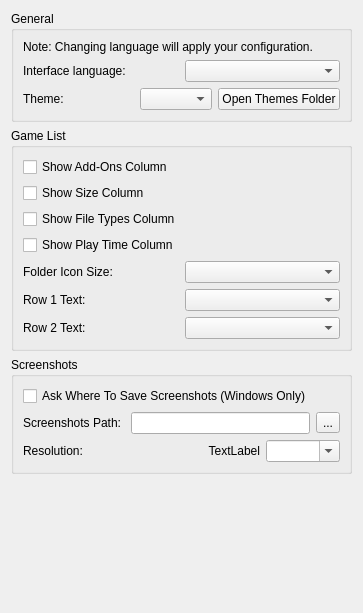
<?xml version="1.0" encoding="UTF-8"?>
<ui version="4.0">
 <class>ConfigureUi</class>
 <widget class="QWidget" name="ConfigureUi">
  <property name="geometry">
   <rect>
    <x>0</x>
    <y>0</y>
    <width>363</width>
    <height>613</height>
   </rect>
  </property>
  <property name="windowTitle">
   <string>Form</string>
  </property>
  <property name="accessibleName">
   <string>UI</string>
  </property>
  <layout class="QVBoxLayout" name="verticalLayout">
   <item>
    <widget class="QGroupBox" name="general_groupBox">
     <property name="title">
      <string>General</string>
     </property>
     <layout class="QHBoxLayout" name="horizontalLayout">
      <item>
       <layout class="QVBoxLayout" name="verticalLayout_2">
        <item>
         <widget class="QLabel" name="label_change_language_info">
          <property name="text">
           <string>Note: Changing language will apply your configuration.</string>
          </property>
          <property name="wordWrap">
           <bool>true</bool>
          </property>
         </widget>
        </item>
        <item>
         <layout class="QHBoxLayout" name="horizontalLayout_2" stretch="1,1">
          <item>
           <widget class="QLabel" name="language_label">
            <property name="text">
             <string>Interface language:</string>
            </property>
           </widget>
          </item>
          <item>
           <widget class="QComboBox" name="language_combobox"/>
          </item>
         </layout>
        </item>
        <item>
         <layout class="QHBoxLayout" name="horizontalLayout_3" stretch="1,1">
          <item>
           <widget class="QLabel" name="theme_label">
            <property name="text">
             <string>Theme:</string>
            </property>
           </widget>
          </item>
          <item>
           <layout class="QHBoxLayout" name="theme_choice_layout" stretch="1,0">
            <item>
             <widget class="QComboBox" name="theme_combobox"/>
            </item>
            <item>
             <widget class="QPushButton" name="themes_folder_button">
              <property name="toolTip">
               <string>Each folder in the themes folder that holds a style.qss is listed as a theme.</string>
              </property>
              <property name="text">
               <string>Open Themes Folder</string>
              </property>
             </widget>
            </item>
           </layout>
          </item>
         </layout>
        </item>
       </layout>
      </item>
     </layout>
    </widget>
   </item>
   <item>
    <widget class="QGroupBox" name="GameListGroupBox">
     <property name="title">
      <string>Game List</string>
     </property>
     <layout class="QHBoxLayout" name="GameListHorizontalLayout">
      <item>
       <layout class="QVBoxLayout" name="GeneralVerticalLayout">
        <item>
         <widget class="QCheckBox" name="show_add_ons">
          <property name="text">
           <string>Show Add-Ons Column</string>
          </property>
         </widget>
        </item>
        <item>
         <widget class="QCheckBox" name="show_size">
          <property name="text">
           <string>Show Size Column</string>
          </property>
         </widget>
        </item>
        <item>
         <widget class="QCheckBox" name="show_types">
          <property name="text">
           <string>Show File Types Column</string>
          </property>
         </widget>
        </item>
        <item>
         <widget class="QCheckBox" name="show_play_time">
          <property name="text">
           <string>Show Play Time Column</string>
          </property>
         </widget>
        </item>
        <item>
         <layout class="QHBoxLayout" name="folder_icon_size_qhbox_layout_2">
          <item>
           <widget class="QLabel" name="folder_icon_size_label">
            <property name="text">
             <string>Folder Icon Size:</string>
            </property>
           </widget>
          </item>
          <item>
           <widget class="QComboBox" name="folder_icon_size_combobox"/>
          </item>
         </layout>
        </item>
        <item>
         <layout class="QHBoxLayout" name="row_1_qhbox_layout">
          <item>
           <widget class="QLabel" name="row_1_label">
            <property name="text">
             <string>Row 1 Text:</string>
            </property>
           </widget>
          </item>
          <item>
           <widget class="QComboBox" name="row_1_text_combobox"/>
          </item>
         </layout>
        </item>
        <item>
         <layout class="QHBoxLayout" name="row_2_qhbox_layout">
          <item>
           <widget class="QLabel" name="row_2_label">
            <property name="text">
             <string>Row 2 Text:</string>
            </property>
           </widget>
          </item>
          <item>
           <widget class="QComboBox" name="row_2_text_combobox"/>
          </item>
         </layout>
        </item>
       </layout>
      </item>
     </layout>
    </widget>
   </item>
   <item>
    <widget class="QGroupBox" name="screenshots_GroupBox">
     <property name="title">
      <string>Screenshots</string>
     </property>
     <layout class="QVBoxLayout" name="verticalLayout_4">
      <item>
       <layout class="QVBoxLayout" name="verticalLayout_3">
        <item>
         <widget class="QCheckBox" name="enable_screenshot_save_as">
          <property name="text">
           <string>Ask Where To Save Screenshots (Windows Only)</string>
          </property>
         </widget>
        </item>
        <item>
         <layout class="QHBoxLayout" name="horizontalLayout_4">
          <item>
           <widget class="QLabel" name="label">
            <property name="text">
             <string>Screenshots Path: </string>
            </property>
           </widget>
          </item>
          <item>
           <widget class="QLineEdit" name="screenshot_path_edit"/>
          </item>
          <item>
           <widget class="QToolButton" name="screenshot_path_button">
            <property name="text">
             <string>...</string>
            </property>
           </widget>
          </item>
         </layout>
        </item>
        <item>
         <layout class="QGridLayout" name="gridLayout">
          <property name="spacing">
           <number>6</number>
          </property>
          <item row="0" column="1">
           <layout class="QHBoxLayout" name="horizontalLayout_5">
            <item>
             <widget class="QLabel" name="screenshot_width">
              <property name="text">
               <string>TextLabel</string>
              </property>
              <property name="alignment">
               <set>Qt::AlignmentFlag::AlignRight|Qt::AlignmentFlag::AlignTrailing|Qt::AlignmentFlag::AlignVCenter</set>
              </property>
             </widget>
            </item>
            <item>
             <widget class="QComboBox" name="screenshot_height">
              <property name="editable">
               <bool>true</bool>
              </property>
             </widget>
            </item>
           </layout>
          </item>
          <item row="0" column="0">
           <widget class="QLabel" name="label_3">
            <property name="text">
             <string>Resolution:</string>
            </property>
           </widget>
          </item>
         </layout>
        </item>
       </layout>
      </item>
     </layout>
    </widget>
   </item>
   <item>
    <spacer name="verticalSpacer">
     <property name="orientation">
      <enum>Qt::Orientation::Vertical</enum>
     </property>
     <property name="sizeHint" stdset="0">
      <size>
       <width>20</width>
       <height>40</height>
      </size>
     </property>
    </spacer>
   </item>
  </layout>
 </widget>
 <resources/>
 <connections/>
</ui>
